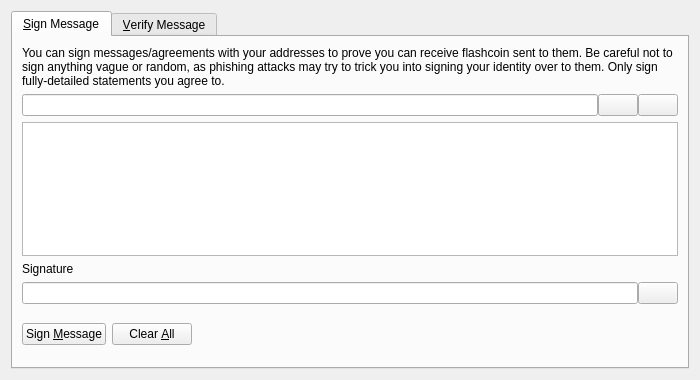
<?xml version="1.0" encoding="UTF-8"?>
<ui version="4.0">
 <class>SignVerifyMessageDialog</class>
 <widget class="QDialog" name="SignVerifyMessageDialog">
  <property name="geometry">
   <rect>
    <x>0</x>
    <y>0</y>
    <width>700</width>
    <height>380</height>
   </rect>
  </property>
  <property name="windowTitle">
   <string>Signatures - Sign / Verify a Message</string>
  </property>
  <property name="modal">
   <bool>true</bool>
  </property>
  <layout class="QVBoxLayout" name="verticalLayout">
   <item>
    <widget class="QTabWidget" name="tabWidget">
     <property name="currentIndex">
      <number>0</number>
     </property>
     <widget class="QWidget" name="tabSignMessage">
      <attribute name="title">
       <string>&amp;Sign Message</string>
      </attribute>
      <layout class="QVBoxLayout" name="verticalLayout_SM">
       <item>
        <widget class="QLabel" name="infoLabel_SM">
         <property name="text">
          <string>You can sign messages/agreements with your addresses to prove you can receive flashcoin sent to them. Be careful not to sign anything vague or random, as phishing attacks may try to trick you into signing your identity over to them. Only sign fully-detailed statements you agree to.</string>
         </property>
         <property name="textFormat">
          <enum>Qt::PlainText</enum>
         </property>
         <property name="wordWrap">
          <bool>true</bool>
         </property>
        </widget>
       </item>
       <item>
        <layout class="QHBoxLayout" name="horizontalLayout_1_SM">
         <property name="spacing">
          <number>0</number>
         </property>
         <item>
          <widget class="QValidatedLineEdit" name="addressIn_SM">
           <property name="toolTip">
            <string>The Flashcoin address to sign the message with</string>
           </property>
          </widget>
         </item>
         <item>
          <widget class="QPushButton" name="addressBookButton_SM">
           <property name="toolTip">
            <string>Choose previously used address</string>
           </property>
           <property name="text">
            <string/>
           </property>
           <property name="icon">
            <iconset resource="../bitcoin.qrc">
             <normaloff>:/icons/address-book</normaloff>:/icons/address-book</iconset>
           </property>
           <property name="shortcut">
            <string>Alt+A</string>
           </property>
           <property name="autoDefault">
            <bool>false</bool>
           </property>
          </widget>
         </item>
         <item>
          <widget class="QPushButton" name="pasteButton_SM">
           <property name="toolTip">
            <string>Paste address from clipboard</string>
           </property>
           <property name="text">
            <string/>
           </property>
           <property name="icon">
            <iconset resource="../bitcoin.qrc">
             <normaloff>:/icons/editpaste</normaloff>:/icons/editpaste</iconset>
           </property>
           <property name="shortcut">
            <string>Alt+P</string>
           </property>
           <property name="autoDefault">
            <bool>false</bool>
           </property>
          </widget>
         </item>
        </layout>
       </item>
       <item>
        <widget class="QPlainTextEdit" name="messageIn_SM">
         <property name="toolTip">
          <string>Enter the message you want to sign here</string>
         </property>
        </widget>
       </item>
       <item>
        <widget class="QLabel" name="signatureLabel_SM">
         <property name="text">
          <string>Signature</string>
         </property>
         <property name="textFormat">
          <enum>Qt::PlainText</enum>
         </property>
        </widget>
       </item>
       <item>
        <layout class="QHBoxLayout" name="horizontalLayout_2_SM">
         <property name="spacing">
          <number>0</number>
         </property>
         <item>
          <widget class="QLineEdit" name="signatureOut_SM">
           <property name="font">
            <font>
             <italic>true</italic>
            </font>
           </property>
           <property name="readOnly">
            <bool>true</bool>
           </property>
          </widget>
         </item>
         <item>
          <widget class="QPushButton" name="copySignatureButton_SM">
           <property name="toolTip">
            <string>Copy the current signature to the system clipboard</string>
           </property>
           <property name="text">
            <string/>
           </property>
           <property name="icon">
            <iconset resource="../bitcoin.qrc">
             <normaloff>:/icons/editcopy</normaloff>:/icons/editcopy</iconset>
           </property>
           <property name="autoDefault">
            <bool>false</bool>
           </property>
          </widget>
         </item>
        </layout>
       </item>
       <item>
        <layout class="QHBoxLayout" name="horizontalLayout_3_SM">
         <item>
          <widget class="QPushButton" name="signMessageButton_SM">
           <property name="toolTip">
            <string>Sign the message to prove you own this Flashcoin address</string>
           </property>
           <property name="text">
            <string>Sign &amp;Message</string>
           </property>
           <property name="icon">
            <iconset resource="../bitcoin.qrc">
             <normaloff>:/icons/edit</normaloff>:/icons/edit</iconset>
           </property>
           <property name="autoDefault">
            <bool>false</bool>
           </property>
          </widget>
         </item>
         <item>
          <widget class="QPushButton" name="clearButton_SM">
           <property name="toolTip">
            <string>Reset all sign message fields</string>
           </property>
           <property name="text">
            <string>Clear &amp;All</string>
           </property>
           <property name="icon">
            <iconset resource="../bitcoin.qrc">
             <normaloff>:/icons/remove</normaloff>:/icons/remove</iconset>
           </property>
           <property name="autoDefault">
            <bool>false</bool>
           </property>
          </widget>
         </item>
         <item>
          <spacer name="horizontalSpacer_1_SM">
           <property name="orientation">
            <enum>Qt::Horizontal</enum>
           </property>
           <property name="sizeHint" stdset="0">
            <size>
             <width>40</width>
             <height>48</height>
            </size>
           </property>
          </spacer>
         </item>
         <item>
          <widget class="QLabel" name="statusLabel_SM">
           <property name="font">
            <font>
             <weight>75</weight>
             <bold>true</bold>
            </font>
           </property>
           <property name="text">
            <string/>
           </property>
           <property name="wordWrap">
            <bool>true</bool>
           </property>
          </widget>
         </item>
         <item>
          <spacer name="horizontalSpacer_2_SM">
           <property name="orientation">
            <enum>Qt::Horizontal</enum>
           </property>
           <property name="sizeHint" stdset="0">
            <size>
             <width>40</width>
             <height>48</height>
            </size>
           </property>
          </spacer>
         </item>
        </layout>
       </item>
      </layout>
     </widget>
     <widget class="QWidget" name="tabVerifyMessage">
      <attribute name="title">
       <string>&amp;Verify Message</string>
      </attribute>
      <layout class="QVBoxLayout" name="verticalLayout_VM">
       <item>
        <widget class="QLabel" name="infoLabel_VM">
         <property name="text">
          <string>Enter the receiver's address, message (ensure you copy line breaks, spaces, tabs, etc. exactly) and signature below to verify the message. Be careful not to read more into the signature than what is in the signed message itself, to avoid being tricked by a man-in-the-middle attack. Note that this only proves the signing party receives with the address, it cannot prove sendership of any transaction!</string>
         </property>
         <property name="textFormat">
          <enum>Qt::PlainText</enum>
         </property>
         <property name="alignment">
          <set>Qt::AlignLeading|Qt::AlignLeft|Qt::AlignTop</set>
         </property>
         <property name="wordWrap">
          <bool>true</bool>
         </property>
        </widget>
       </item>
       <item>
        <layout class="QHBoxLayout" name="horizontalLayout_1_VM">
         <property name="spacing">
          <number>0</number>
         </property>
         <item>
          <widget class="QValidatedLineEdit" name="addressIn_VM">
           <property name="toolTip">
            <string>The Flashcoin address the message was signed with</string>
           </property>
          </widget>
         </item>
         <item>
          <widget class="QPushButton" name="addressBookButton_VM">
           <property name="toolTip">
            <string>Choose previously used address</string>
           </property>
           <property name="text">
            <string/>
           </property>
           <property name="icon">
            <iconset resource="../bitcoin.qrc">
             <normaloff>:/icons/address-book</normaloff>:/icons/address-book</iconset>
           </property>
           <property name="shortcut">
            <string>Alt+A</string>
           </property>
           <property name="autoDefault">
            <bool>false</bool>
           </property>
          </widget>
         </item>
        </layout>
       </item>
       <item>
        <widget class="QPlainTextEdit" name="messageIn_VM"/>
       </item>
       <item>
        <widget class="QValidatedLineEdit" name="signatureIn_VM"/>
       </item>
       <item>
        <layout class="QHBoxLayout" name="horizontalLayout_2_VM">
         <item>
          <widget class="QPushButton" name="verifyMessageButton_VM">
           <property name="toolTip">
            <string>Verify the message to ensure it was signed with the specified Flashcoin address</string>
           </property>
           <property name="text">
            <string>Verify &amp;Message</string>
           </property>
           <property name="icon">
            <iconset resource="../bitcoin.qrc">
             <normaloff>:/icons/transaction_0</normaloff>:/icons/transaction_0</iconset>
           </property>
           <property name="autoDefault">
            <bool>false</bool>
           </property>
          </widget>
         </item>
         <item>
          <widget class="QPushButton" name="clearButton_VM">
           <property name="toolTip">
            <string>Reset all verify message fields</string>
           </property>
           <property name="text">
            <string>Clear &amp;All</string>
           </property>
           <property name="icon">
            <iconset resource="../bitcoin.qrc">
             <normaloff>:/icons/remove</normaloff>:/icons/remove</iconset>
           </property>
           <property name="autoDefault">
            <bool>false</bool>
           </property>
          </widget>
         </item>
         <item>
          <spacer name="horizontalSpacer_1_VM">
           <property name="orientation">
            <enum>Qt::Horizontal</enum>
           </property>
           <property name="sizeHint" stdset="0">
            <size>
             <width>40</width>
             <height>48</height>
            </size>
           </property>
          </spacer>
         </item>
         <item>
          <widget class="QLabel" name="statusLabel_VM">
           <property name="font">
            <font>
             <weight>75</weight>
             <bold>true</bold>
            </font>
           </property>
           <property name="text">
            <string/>
           </property>
           <property name="wordWrap">
            <bool>true</bool>
           </property>
          </widget>
         </item>
         <item>
          <spacer name="horizontalSpacer_2_VM">
           <property name="orientation">
            <enum>Qt::Horizontal</enum>
           </property>
           <property name="sizeHint" stdset="0">
            <size>
             <width>40</width>
             <height>48</height>
            </size>
           </property>
          </spacer>
         </item>
        </layout>
       </item>
      </layout>
     </widget>
    </widget>
   </item>
  </layout>
 </widget>
 <customwidgets>
  <customwidget>
   <class>QValidatedLineEdit</class>
   <extends>QLineEdit</extends>
   <header>qvalidatedlineedit.h</header>
  </customwidget>
 </customwidgets>
 <resources>
  <include location="../bitcoin.qrc"/>
 </resources>
 <connections/>
</ui>
